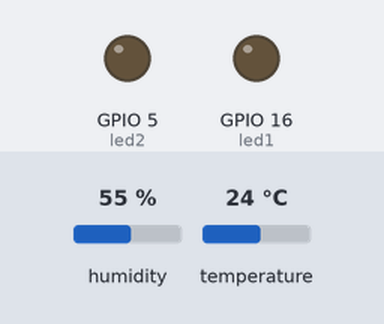
Bench run of a program on a simulated ESP8266 (NodeMCU). Parts: output pins drawn as LEDs (lit = HIGH). Dashed ring = blinking. The inputs (shaded band) are chosen by the test bench; at power-on: temperature 24 °C, humidity 55 %. WiFi joins after 1.5 s; servers stay silent unless stated; storage starts empty; what the program prints to the serial monitor is not drawn.

Above: at 3.2 s.
3.3 s: temperature set to 26 °C
At 4.8 s:
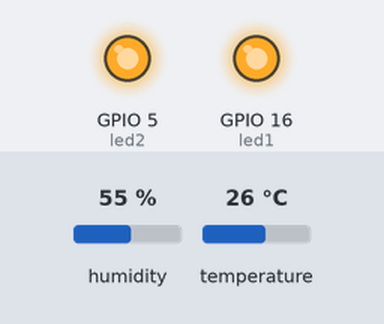
5.5 s: temperature set to 30 °C
At 7.2 s:
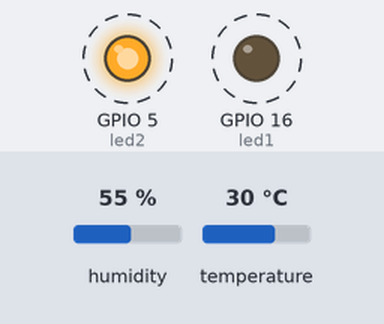
11.9 s: temperature set to 12 °C
At 13.5 s:
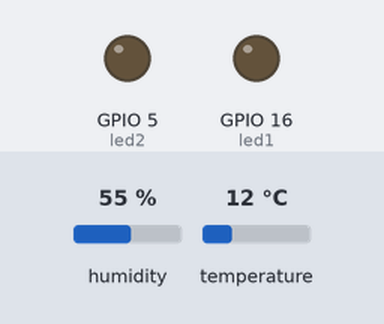
14.2 s: temperature set to 28 °C
At 15.9 s:
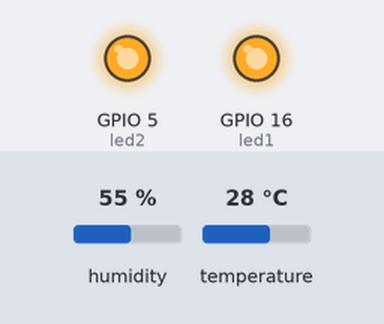
Timing chart, 0 to 17.2 s (numbered marks = the images above; inputs shaded):
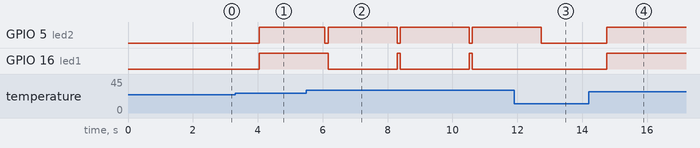

The program:

main.cpp
```cpp
#include <Arduino.h>
#include <ESP8266WiFi.h>
#include <ESPAsyncWebServer.h>
#include <ESPAsyncTCP.h>
#include <LittleFS.h>
#include <Adafruit_Sensor.h>
#include "DHT.h"

#define DHTPIN 2     // Digital pin connected to the DHT sensor
#define DHTTYPE DHT11   // DHT 11

//declare credential wifi
const char* ssid = "MasterAce";
const char* password = "arin26112001";

//open connection web server
AsyncWebServer server(80);

DHT dht(DHTPIN, DHTTYPE);

// current temperature & humidity, updated in loop()
float t = 0.0;
float h = 0.0;

//declare led
#define led1 16 //D0
#define led2 5 //D1


// Checking connection to LittleFS
void initFS() {
  if(!LittleFS.begin()) {
    Serial.println("Error to connection LittleFS");
  }
  Serial.println("LittleFS mounted successfuly");
}

// Make Connection to WiFi
void initWiFi(){
  WiFi.mode(WIFI_STA);
  WiFi.begin(ssid, password);
  Serial.println("Connecting to WiFi");
  while(WiFi.status() != WL_CONNECTED) {
    Serial.println(".");
    delay(1000);
  }
  Serial.println(WiFi.localIP());
}

String getHumidity() {
  return String(h);
}

String getTemp() {
  return String(t);
}

String statusH(){
  String value;
  if (h > 45 && h < 65){
    return "Kelembapan Ideal (45-65)";
  } else if (h < 45) {
    return "Kelembapan Kering (<45)";
  } else if (h > 65) {
    return "Kelembapan terlalu tinggi (>65)";
  } else {
    return "kelembapan tidak diketahui";
  }

}

// Server handlerequest for routing from client
void handleRequest(){
  //handle request web -> menampilkan file index html
  server.on("/", HTTP_GET, [](AsyncWebServerRequest * request){
    request->send(LittleFS, "/index.html", "text/html");
  });

  //handle request nilai humidity
  server.on("/humidity", HTTP_GET, [](AsyncWebServerRequest * request){
    request->send_P(200, "text/plain", getHumidity().c_str());
  });

  server.on("/temperature", HTTP_GET, [](AsyncWebServerRequest * request){
    request->send_P(200, "text/plain", getTemp().c_str());
  });

  server.on("/hstatus", HTTP_GET, [](AsyncWebServerRequest * request){
    request->send_P(200, "text/plain", statusH().c_str());
  });

  server.serveStatic("/", LittleFS, "/");
  server.begin();
}

void newLed() {
  if (t > 24 && t < 29 ){
    digitalWrite(led1, HIGH);
    digitalWrite(led2, HIGH);
  }
  else if (t > 28) {
    digitalWrite(led1, HIGH);
    digitalWrite(led2, LOW);
    delay(100);
    digitalWrite(led1, LOW);
    digitalWrite(led2, HIGH);
    delay(100);
  } else {
    digitalWrite(led1, LOW);
    digitalWrite(led2, LOW);
  }

}


void setup() {
  Serial.begin(115200);
  initWiFi();
  initFS();
  handleRequest();
  Serial.println(F("DHTxx test!"));

  dht.begin();

  pinMode(led1, OUTPUT);
  pinMode(led2, OUTPUT);

}

void loop() {

  delay(2000);

  float newT = dht.readTemperature();
  if (isnan(newT)) {
    Serial.println("Failed to read from DHT sensor!");
  }
  t = newT;

  h = dht.readHumidity();
  if (isnan(h)) {
    Serial.println("Failed to read from DHT sensor!");
  }

  newLed();

}
```

Measured:
- the behaviour switches between 24 and 25 °C on temperature (found by bisection; images 0 and 1)
- the behaviour switches between 28 and 29 °C on temperature (found by bisection; images 1 and 2)
- after the input at 3.3 s, GPIO 5 (led2), GPIO 16 (led1): LOW → HIGH after 0.75 s
- after the input at 5.5 s, GPIO 5 (led2): alternates HIGH for 2.1 s and LOW for 0.10 s, starting after 0.57 s; GPIO 16 (led1): alternates HIGH for 0.10 s and LOW for 2.1 s, starting after 0.67 s
- after the input at 11.9 s, GPIO 5 (led2): goes on until 12.7 s, then stays LOW; GPIO 16 (led1): stays LOW (without the input it goes to HIGH after 0.84 s)
- after the input at 14.2 s, GPIO 5 (led2), GPIO 16 (led1): LOW → HIGH after 0.56 s
